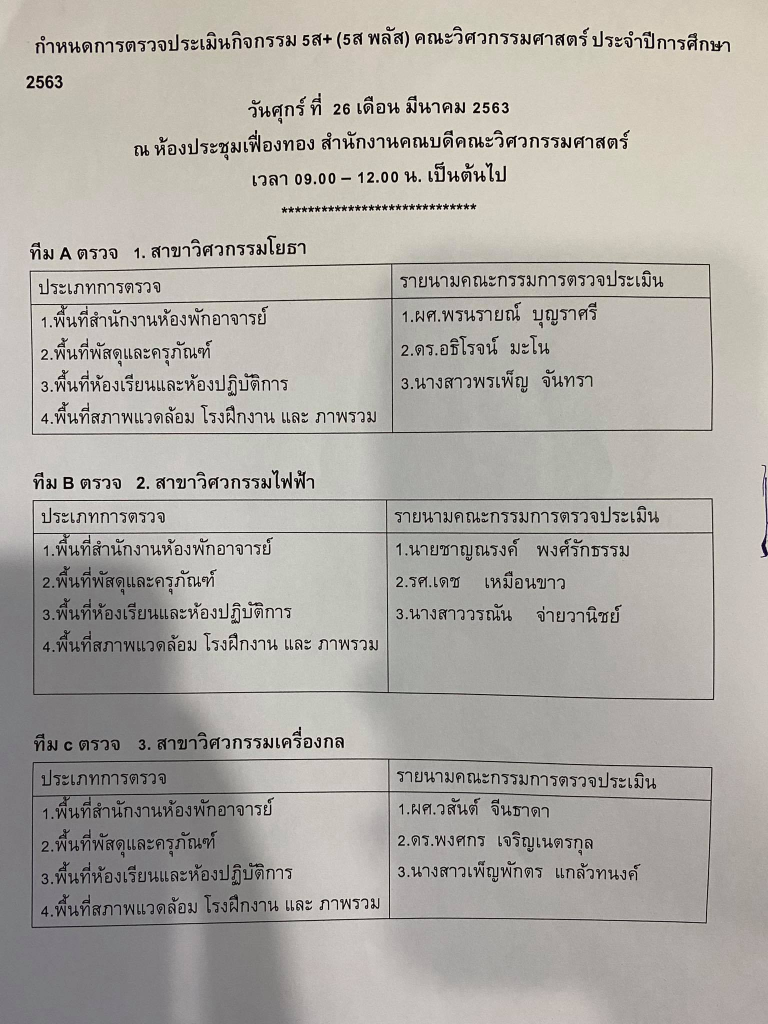
#> input picture Image Binarization with Local Threshold/test.jpg, 1536 x 2048 px (shown at 1/2 size)
$ python LocalThreshold.py
#> lines starting #> are read from the running program, lines starting #| are printed output that depends on the picture; after the words box and inside, x2 and y2 are one past the last pixel; in counts of white or black regions, pixels touching at a corner belong together
#> in main, source_img is the input picture: shape (2048, 1536, 3); mean B, G, R 165.5, 171.1, 174.8
import cv2 as cv
import numpy as np
import sys
from matplotlib import pyplot as plt

# Global Variable
threshold_value = 180 # ค่า threshold เริ่มต้น
window_size = 1 # window_size * 2 + 1
c_value = 10

source_img = np.zeros((10,10,3), dtype=np.uint8)
adjusted_img = np.zeros((10,10,3), dtype=np.uint8) # Global Threshold
adjusted_mean_img = np.zeros((10,10,3), dtype=np.uint8) # Local Threshold Mean ลบ c
adjusted_gaussian_img = np.zeros((10,10,3), dtype=np.uint8) # Global Threshold GaussianWeightSum ลบ c
hist_img = np.zeros((10,10,3), dtype=np.uint8)

def handler_adjustThreshold(x):
#> called with x = -1
    global threshold_value,window_size,c_value
    global source_img,adjusted_img,hist_img,adjusted_mean_img,adjusted_gaussian_img
    threshold_value = cv.getTrackbarPos('threshold','Binary')
    # 3 5 7 9 11 13 15 17 ..... 41 <- block size
    window_size = cv.getTrackbarPos('window_size','Binary') * 2 + 1 # ทำให้เป็นเลขคี่โดยการเอาค่ามา *2 +1 = เลขคี่
    c_value = cv.getTrackbarPos('c_value','Binary') - 10 #เอาค่าตัวแปรมาลบ 10
    print(f"Global Threshold Value = {threshold_value}")
    print(f"window_size = {window_size}")
    print(f"c_value = {c_value}")

   # ปรับภาพโดยใช้ภาพต้นฉบับมาเก็บไว้ในตัวแปร adjusted_img ใช้ cv.เข้ามาช่วย (รูปต้นฉบับ, ค่าตัวแปรเริ่มต้น, ค่าตัวแปรสูงสุด, โหมดไบนารี่ ขาว/ดำ)
    retve, adjusted_img = cv.threshold(source_img, threshold_value, 255, cv.THRESH_BINARY)
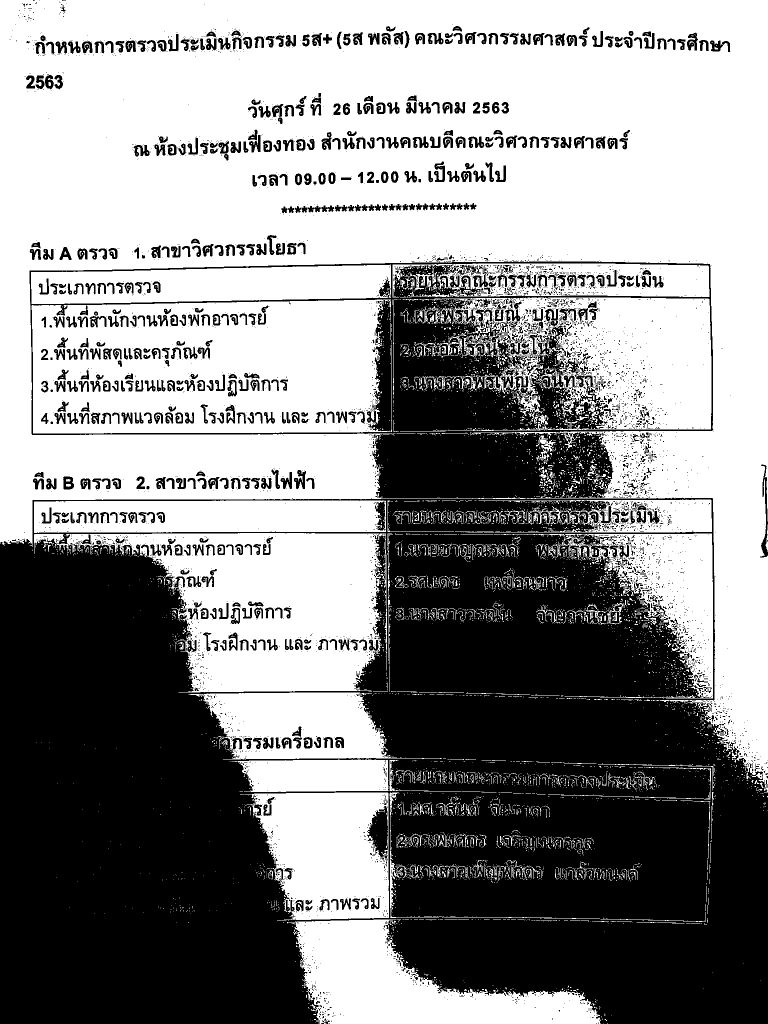
#> adjusted_img: shape (2048, 1536) (shown at 1/2 size); 56% white; 4985 black regions (4293 under 20 px), largest, box (x1, y1, x2, y2) and area: (0, 523, 1536, 2048) 1252052, (734, 1612, 776, 1733) 2694, (1520, 929, 1536, 1115) 967
#> retve = 180
    adjusted_mean_img = cv.adaptiveThreshold(source_img, 255, cv.ADAPTIVE_THRESH_MEAN_C, cv.THRESH_BINARY, window_size, c_value)
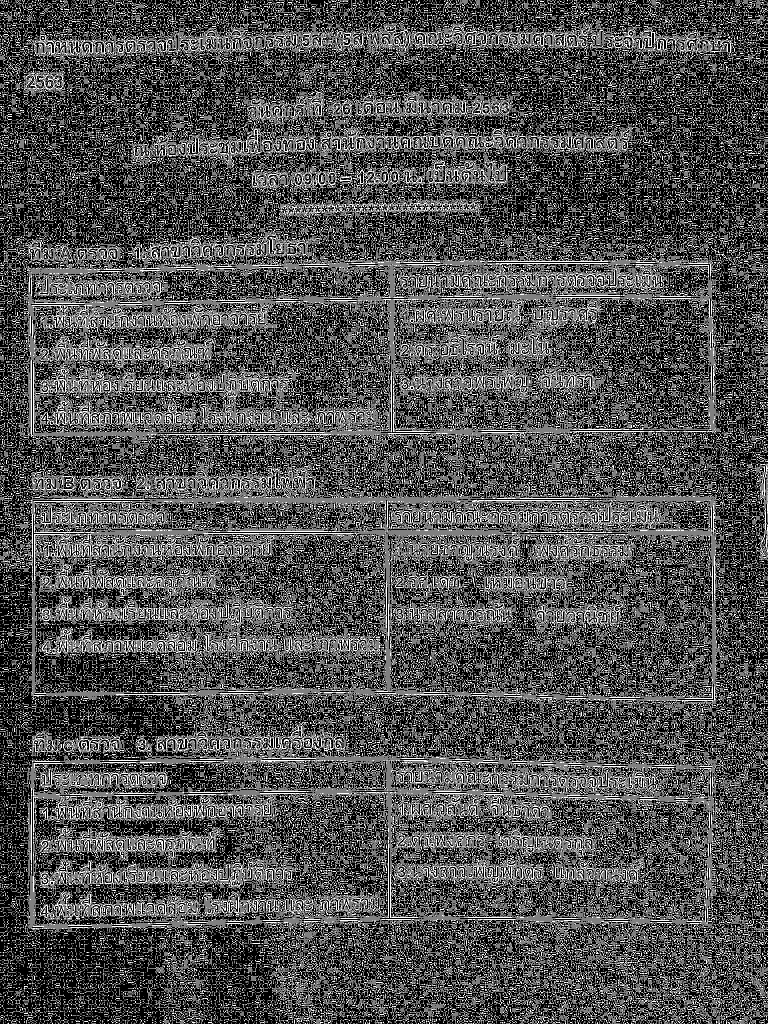
#> adjusted_mean_img: shape (2048, 1536) (shown at 1/2 size); 31.3% white in thin lines or dots
    adjusted_gaussian_img = cv.adaptiveThreshold(source_img, 255, cv.ADAPTIVE_THRESH_GAUSSIAN_C, cv.THRESH_BINARY, window_size, c_value)
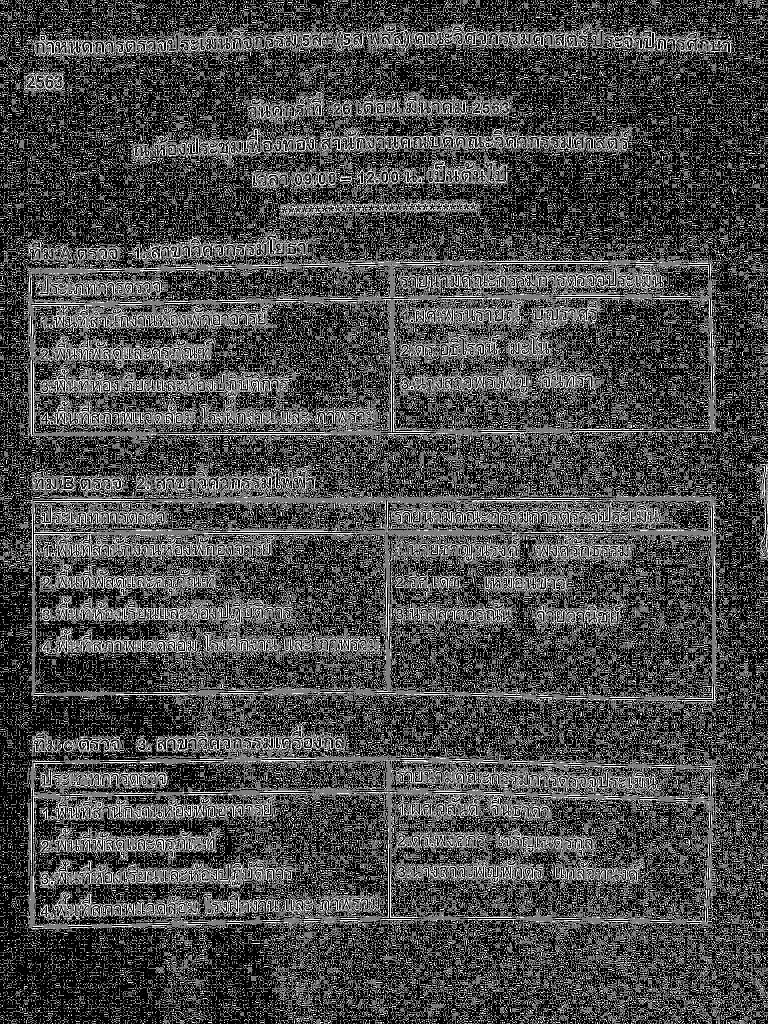
#> adjusted_gaussian_img: shape (2048, 1536) (shown at 1/2 size); 28% white in thin lines or dots

    # ทำกราฟ histogram
    histSize = 256
    histRange = (0, 256) # the upper boundary is exclusive
    accumulate = False
    gray_hist = cv.calcHist(source_img, [0], None, [histSize], histRange, accumulate=accumulate)
#> gray_hist = 256 values, max 137 at index 200, min 0 at index 0, mean 6
    hist_w = 512
    hist_h = 400
    bin_w = int(round( hist_w/histSize ))
    hist_img = np.zeros((hist_h, hist_w, 3), dtype=np.uint8)
    cv.normalize(gray_hist, gray_hist, alpha=0, beta=hist_h, norm_type=cv.NORM_MINMAX)
    for i in range(1, histSize):
        cv.line(hist_img, ( bin_w*(i-1), hist_h - int(gray_hist[i-1]) ),
                ( bin_w*(i), hist_h - int(gray_hist[i]) ),
                ( 255, 0, 0), thickness=2)
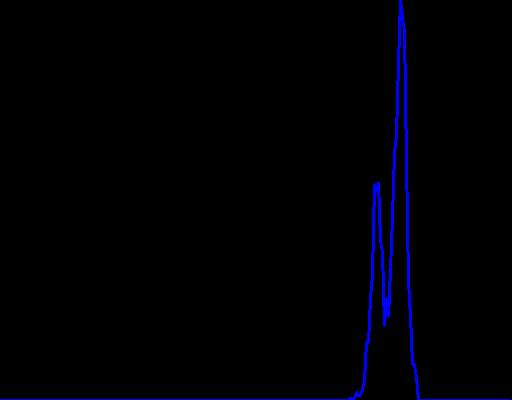
#> hist_img: shape (400, 512, 3); mean of channels 0, 1, 2 4.6, 0, 0; drawn as B, G, R
    cv.line(hist_img,(threshold_value*2,0),(threshold_value*2,hist_h-1),(255,255,255),3)
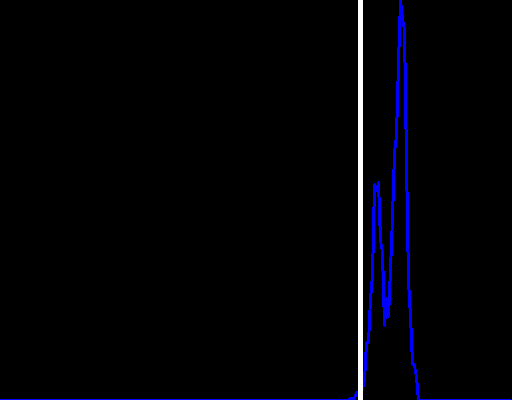
#> hist_img: shape (400, 512, 3); 0.98% of pixels changed, all inside (x1, y1, x2, y2) = (358, 0, 363, 400); drawn as B, G, R

def main():
    global threshold_value,window_size,c_value
    global source_img,adjusted_img,hist_img,adjusted_mean_img,adjusted_gaussian_img

    if(len(sys.argv)>=2):
        source_img = cv.imread(str(sys.argv[1]))
    else :
        source_img = cv.imread("./test.jpg", 1)

    source_img = cv.cvtColor(source_img,cv.COLOR_BGR2GRAY) # convert to GrayScale

    #สร้างหน้าต่างมารองรอบ
    cv.namedWindow("Original", cv.WINDOW_NORMAL)
    cv.namedWindow("Binary", cv.WINDOW_NORMAL)
    cv.namedWindow("BinaryMean", cv.WINDOW_NORMAL)
    cv.namedWindow("BinaryGaussian", cv.WINDOW_NORMAL)
    cv.namedWindow("Histogram", cv.WINDOW_NORMAL)

    #สร้าง trackbar
    cv.createTrackbar('threshold', 'Binary', threshold_value, 255, handler_adjustThreshold)
    cv.createTrackbar('window_size', 'Binary', window_size, 20, handler_adjustThreshold)
    cv.createTrackbar('c_value', 'Binary', c_value, 20, handler_adjustThreshold)
    adjusted_img = source_img.copy()
    handler_adjustThreshold(-1); # ตั้งค่าให้เมื่อเปิดโปรแกรมขึ้นมาจะทำการคำนวณเลย

    while(True):
        cv.imshow("Original",source_img)
        cv.imshow("Binary",adjusted_img)
        cv.imshow("BinaryMean",adjusted_mean_img)
        cv.imshow("BinaryGaussian",adjusted_gaussian_img)
        cv.imshow("Histogram",hist_img)
        key = cv.waitKey(100)
#> (key Esc is pressed here)
        if(key==27): #ESC = Exit Program
            break

    cv.destroyAllWindows()

if __name__ == "__main__":
    main()
